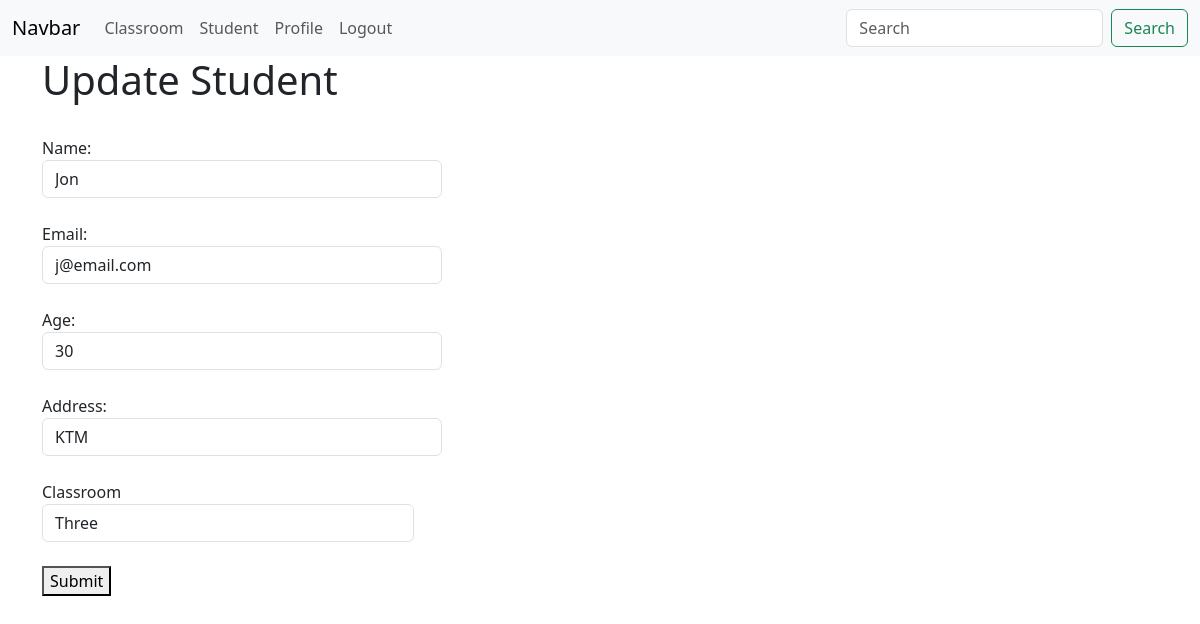
/crud/update-student/2/ (signed in), run on the app's committed database.
### crud/models.py (models this page shows)
class Student(models.Model):
    name = models.CharField(max_length=20)
    email = models.EmailField(max_length=20)
    age = models.IntegerField()
    address = models.CharField(max_length=20)
    classroom = models.ForeignKey(ClassRoom, on_delete=models.CASCADE)

### crud/views.py (the view, shortened to what this page needs)
# urls.py: path('update-student/<int:id>/', update_student, name='update_student'),
@login_required
def update_student(request, id):
    student = Student.objects.get(id=id)
    classrooms = ClassRoom.objects.all()
    return render(request, template_name='crud/update_student.html',
                  context={"student": student, "classrooms": classrooms})

### crud/templates/crud/update_student.html (shortened to what this page needs)
{% extends 'core/base.html' %}
{% block content %}
    <h1>Update Student</h1><br>
    <form method="post" action="{% url 'update_student' student.id %}">
        Name:<br>
        <input value="{{ student.name }}" class="form form-control" name="name" style="width: 400px"><br>
        Email:<br>
        <input value="{{ student.email }}" class="form form-control" name="email" style="width: 400px"><br>
        Age:<br>
        <input value="{{ student.age }}" class="form form-control" name="age" style="width: 400px"><br>
        Address:<br>
        <input value="{{ student.address }}" class="form form-control" name="address" style="width: 400px"><br>
        <div class="form-group col-md-4">
            <label for="inputState">Classroom</label>
            <select id="inputState" class="form-control" name="classroom">
                {% for classroom in classrooms %}
                    {% if classroom.id == student.classroom.id %}
                        <option selected value="{{ classroom.id }}">{{ classroom.name }}</option>
                    {% else %}
                        <option value="{{ classroom.id }}">{{ classroom.name }}</option>
                    {% endif %}
                {% endfor %}
            </select>
        </div>
        <br>
        <button type="submit">Submit</button>
        <br>
    </form>
{% endblock %}

### data on the page
Student: name "Jon", email "j@email.com", age "30", address "KTM"

### other printed values
form field classroom "Three"
